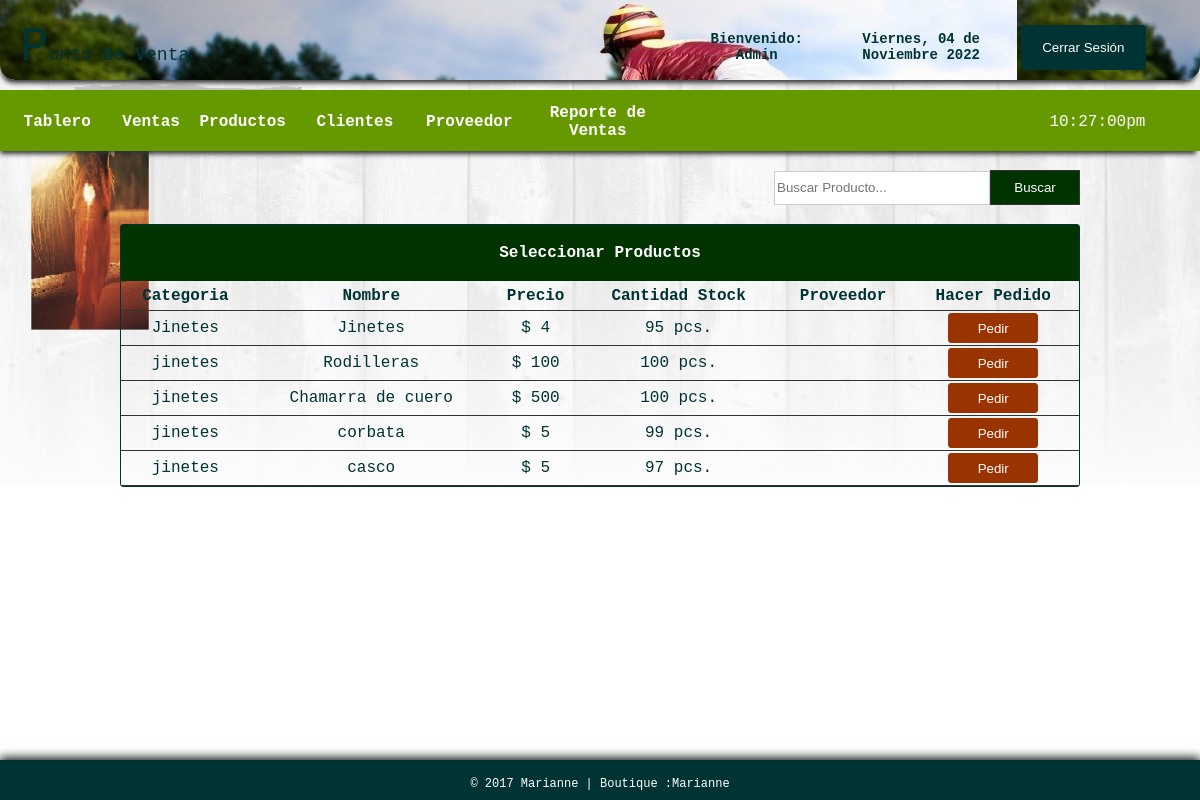
/sales.php (signed in), run on the app's committed database.
### tables this page shows
CREATE TABLE `products` (
  `id` int(11) NOT NULL,
  `category` varchar(100) NOT NULL,
  `name` varchar(100) NOT NULL,
  `quantity` int(11) NOT NULL,
  `purchase` int(11) NOT NULL,
  `retail` int(11) NOT NULL,
  `supplier` varchar(100) NOT NULL
);

### sales.php (the view, shortened to what this page needs)
<!DOCTYPE html PUBLIC "-//W3C//DTD XHTML 1.0 Transitional//EN" "http://www.w3.org/TR/xhtml1/DTD/xhtml1-transitional.dtd">
<html xmlns="http://www.w3.org/1999/xhtml">
<head>
</head>
<link rel="stylesheet" type="text/css" href="css/css1.css">
<body>
<div id="container">
<div id="header">
<table cellspacing="0" width="100%" border="0" cellpadding="20px">
<tr>
	<td width="56%">
    <table width="41%" border="0" cellspacing="0" cellpadding="0">
	  <tr>
	    <td width="80%" align="left"> <font size="12px">P</font><span style="font-size: 18px;">unto <b>D</b>e <b>V</b>enta</span></td>
	    </tr>
	  </table></td>
    <td style="font-size:14px;">
      <table width="93%" border="0" cellspacing="0" cellpadding="0">
        <tr>
        	<th scope="col">Bienvenido: <?php echo $_SESSION['access'];?></th>
          	<th scope="col"><?php
			include_once("date1.php");
			?></th>
          	<th scope="col" width="20px"><a href="logout.php">
            <input type="button" id="btnadd" value="Cerrar Sesión" align="middle" />
          	</a></th>
        </tr>
  </table></td>
    </tr>
</table>
</div>
<br><br><br><br><br>
<div id = "headnav">
<table width="100%" border="0" cellpadding="0" cellspacing="0">
<tr>
	<td width="669" height="62">
	<table width="669" border="0" cellspacing="0" cellpadding="0">
	  <tr>
	    <th width="90" height="56" scope="col"><a href="index.php">Tablero</a></th>
	    <th width="50" scope="col"><a href="sales.php">Ventas</a></th>
	    <th width="80" scope="col"><a href="products.php">Productos</a></th>
	    <th width="90" scope="col"><a href="customers.php">Clientes</a></th>
	    <th width="90" scope="col"><a href="supplier.php">Proveedor</a></th>
	    <th width="112" scope="col"><a href="salesreport.php">Reporte de Ventas</a></th>
	    </tr>
	  </table>
      </td>
      <td width="13">
      <table border="0" cellspacing="0" cellpadding="0">
      	<tr>
        	<td align="left" style="color:#FFF">
            <?php
			$date_time=date("h:i:sa");
			echo $date_time;
			?>
            </td>
        </tr>
      </table>
      </td>
</tr>
</table>
</div>
<br>
<table width="80%" border="0" align="center" cellpadding="0" cellspacing="0">
      <tr>
        <td height="37" align="right">
        <form action="result_sales.php" method="get" ecntype="multipart/data-form">
        <input type="text" name="query" style="border:1px solid #CCC; color: #333; width:210px; height:30px;" placeholder="Buscar Producto..." /><input type="submit" id="btnsearch" value="Buscar" name="search" />
        </form>
     	</td>
      </tr>
    </table></th>
  <br>
  <tr>
    <td>
    <table border="0" cellpadding="0" cellspacing="0" align="center" width="80%" style="border:1px solid #033; color:#033;">
     <tr>
     <th colspan="7" align="center" height="55px" style="border-bottom:1px solid #030; background: #030; color:#FFF;"> Seleccionar Productos </th>
    </tr>
      <tr height="30px">
        <th style="border-bottom:1px solid #333;"> Categoria </th>
        <th style="border-bottom:1px solid #333;"> Nombre </th>
        <th style="border-bottom:1px solid #333;"> Precio </th>
        <th style="border-bottom:1px solid #333;"> Cantidad Stock </th>
        <th style="border-bottom:1px solid #333;"> Proveedor </th>
        <th style="border-bottom:1px solid #333;"> Hacer Pedido </th>
      </tr>
       <?php
require('config.php');
$query="SELECT * FROM products";
$result=mysqli_query($db_link, $query);
while ($row=mysqli_fetch_array($result)){?>
      <tr align="center" style="height:35px">
      	<td style="border-bottom:1px solid #333;"> <?php echo $row['category']; ?> </td>
        <td style="border-bottom:1px solid #333;"> <?php echo $row['name']; ?> </td>
        <td style="border-bottom:1px solid #333;">$ <?php echo $row['retail']; ?> </td>
        <td style="border-bottom:1px solid #333;"> <?php echo $row['quantity']; ?> pcs. </td>
        <td style="border-bottom:1px solid #333;"> <?php echo $row['supplier']; ?> </td>
        <td style="border-bottom:1px solid #333;">
        <a href="process_sales.php?id=<?php echo md5($row['id']);?>"><input type="button" value="Pedir" style="width:90px; height:30px; color:#FFF; background: #930; border:1px solid #930; border-radius:3px;"></a>
        </td>
      </tr>
   <?php
}?>
    </table>
  </td>
  </tr>
<br><br><br>
<div id="footer">
<table border="0" cellpadding="15px" align="center"; style="size: 12px; font-family: 'Courier New', Courier, monospace; color: #FFF; font-size: 12px;">
<tr>
	<td>
    &copy; 2017 Marianne |  Boutique :<a href="https://www.facebook.com">Marianne</a>
    </td>
</tr>
</table>
</div>
</div>
</body>
</html>

### css/css1.css (style rules this page uses)
html { font-family: "Courier New", Courier, monospace; color: #033; height:100%; margin:0; padding:0; -webkit-background-size: cover; -moz-background-size: cover; -o-background-size: cover; background-size: cover; }
body { margin:0; font-size:16px; height:100%; margin:0; padding:0; background:url(../images/bgimg.jpg) no-repeat center fixed; -webkit-background-size: cover; -moz-background-size: cover; -o-background-size: cover; background-size: cover; }
#container { height:100px; width: auto; margin:0 auto; }
#header { box-shadow: -1px 5px 5px -2px #333333; position:fixed; width:100%; height:80px; border-radius:0px 0px 15px 15px; background-image: url('img/23.jpg'); }
#footer { clear: both; background: #033; height: 40px; width: 100%; position: fixed; left: 0px; bottom: 0px; text-align: center; box-shadow:0px -1px 10px 1px #000; }
#headnav { box-shadow: -2px 5px 5px -2px #333333; border-top:1px solid #690; padding:0px; clear:both; background: #690; height:60px; width:100%; }
#btnsearch { border:1px solid #333; background: #030; height:35px; width:90px; color: #FFF; font-family:"Lucida Sans Unicode", "Lucida Grande", sans-serif; }
#btnadd { border:1px solid #033; background: #033; border-radius:3px; height:45px; width:125px; color: #FFF; font-family:"Lucida Sans Unicode", "Lucida Grande", sans-serif; }
a:link { color:#FFF; text-decoration: none; }
table { border-radius:3px; text-align: center; }

### data on the page
products: category "Jinetes", name "Jinetes", retail "4", quantity "95"
products: category "jinetes", name "Rodilleras", retail "100", quantity "100"
products: category "jinetes", name "Chamarra de cuero", retail "500", quantity "100"
products: category "jinetes", name "corbata", retail "5", quantity "99"
products: category "jinetes", name "casco", retail "5", quantity "97"

### other printed values
$_SESSION['access'] "Admin"
$dia "Viernes"
$mes "Noviembre"
